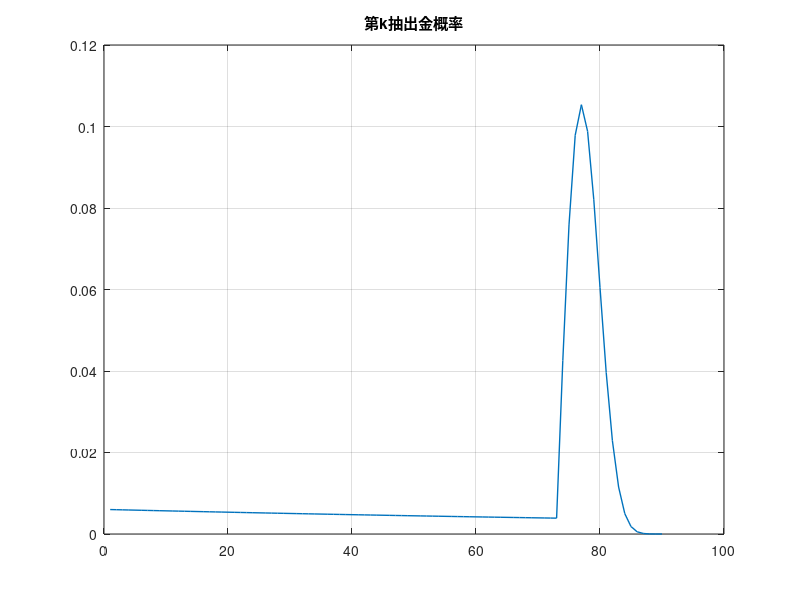

The MATLAB script that drew this image:
clear all,clc;
%% 初始化

P = zeros(90, 90); 
for i = 0 : 88
    P(i + 1, 1) = 0.006 + 0.06 * max(0, i - 72);  %73抽后出金概率将会线性增加
    P(i + 1, i + 2) = 1 - P(i + 1, 1);
end
P(90, 1) = 1;

%% 第k抽出金的概率

p = zeros(1, 90); 
e = 0;  %e代表期望
for k = 1 : 90
    p(1, k) = P(k, 1);
    for i = 0 : k - 2
        p(1, k) = p(1, k) * P(i + 1, i + 2);
    end
    e = e + k * p(1, k);
end

%% 综合概率（含保底）计算
PP = P^10000;
pi = PP(1, :); % 因MATLAB向量从1开始，因此所有指标+1
prob2 = pi(1, 1);
prob3 = 0;
for i = 0 : 89
    prob3 = prob3 + pi(1, i + 1) * P(i + 1, 1);
end

%% 输出结果

figure;
plot(p, "LineWidth", 1);
title('第k抽出金概率')
grid on;
fprintf('首次出金期望抽数为：%f\n', e);
fprintf('综合概率（含保底）为：%f\n', prob3);
